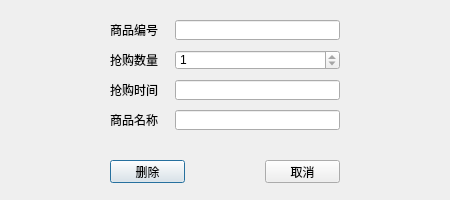
<?xml version="1.0" encoding="UTF-8"?>
<ui version="4.0">
 <class>DialogArticleRemove</class>
 <widget class="QDialog" name="DialogArticleRemove">
  <property name="geometry">
   <rect>
    <x>0</x>
    <y>0</y>
    <width>450</width>
    <height>200</height>
   </rect>
  </property>
  <property name="windowTitle">
   <string>删除</string>
  </property>
  <property name="windowIcon">
   <iconset resource="resource.qrc">
    <normaloff>:/image/image/favicon.ico</normaloff>:/image/image/favicon.ico</iconset>
  </property>
  <widget class="QWidget" name="widget" native="true">
   <property name="geometry">
    <rect>
     <x>100</x>
     <y>10</y>
     <width>250</width>
     <height>130</height>
    </rect>
   </property>
   <layout class="QGridLayout" name="gridLayout" columnstretch="1,3">
    <property name="leftMargin">
     <number>10</number>
    </property>
    <property name="topMargin">
     <number>10</number>
    </property>
    <property name="rightMargin">
     <number>10</number>
    </property>
    <property name="bottomMargin">
     <number>10</number>
    </property>
    <property name="spacing">
     <number>10</number>
    </property>
    <item row="3" column="0">
     <widget class="QLabel" name="label_4">
      <property name="text">
       <string>抢购时间</string>
      </property>
     </widget>
    </item>
    <item row="1" column="1">
     <widget class="QLineEdit" name="line_edit_article_id">
      <property name="readOnly">
       <bool>true</bool>
      </property>
     </widget>
    </item>
    <item row="2" column="0">
     <widget class="QLabel" name="label_3">
      <property name="text">
       <string>抢购数量</string>
      </property>
     </widget>
    </item>
    <item row="2" column="1">
     <widget class="QSpinBox" name="spin_box_article_num">
      <property name="readOnly">
       <bool>true</bool>
      </property>
      <property name="minimum">
       <number>1</number>
      </property>
      <property name="maximum">
       <number>2</number>
      </property>
     </widget>
    </item>
    <item row="3" column="1">
     <widget class="QLineEdit" name="line_edit_article_time">
      <property name="readOnly">
       <bool>true</bool>
      </property>
     </widget>
    </item>
    <item row="1" column="0">
     <widget class="QLabel" name="label_2">
      <property name="text">
       <string>商品编号</string>
      </property>
     </widget>
    </item>
    <item row="4" column="0">
     <widget class="QLabel" name="label">
      <property name="text">
       <string>商品名称</string>
      </property>
     </widget>
    </item>
    <item row="4" column="1">
     <widget class="QLineEdit" name="line_edit_article_name">
      <property name="readOnly">
       <bool>true</bool>
      </property>
     </widget>
    </item>
   </layout>
  </widget>
  <widget class="QPushButton" name="push_button_ok">
   <property name="geometry">
    <rect>
     <x>110</x>
     <y>160</y>
     <width>75</width>
     <height>23</height>
    </rect>
   </property>
   <property name="text">
    <string>删除</string>
   </property>
  </widget>
  <widget class="QPushButton" name="push_button_cancel">
   <property name="geometry">
    <rect>
     <x>265</x>
     <y>160</y>
     <width>75</width>
     <height>23</height>
    </rect>
   </property>
   <property name="text">
    <string>取消</string>
   </property>
  </widget>
 </widget>
 <tabstops>
  <tabstop>push_button_cancel</tabstop>
  <tabstop>line_edit_article_id</tabstop>
  <tabstop>spin_box_article_num</tabstop>
  <tabstop>line_edit_article_time</tabstop>
  <tabstop>line_edit_article_name</tabstop>
  <tabstop>push_button_ok</tabstop>
 </tabstops>
 <resources>
  <include location="resource.qrc"/>
 </resources>
 <connections/>
</ui>
